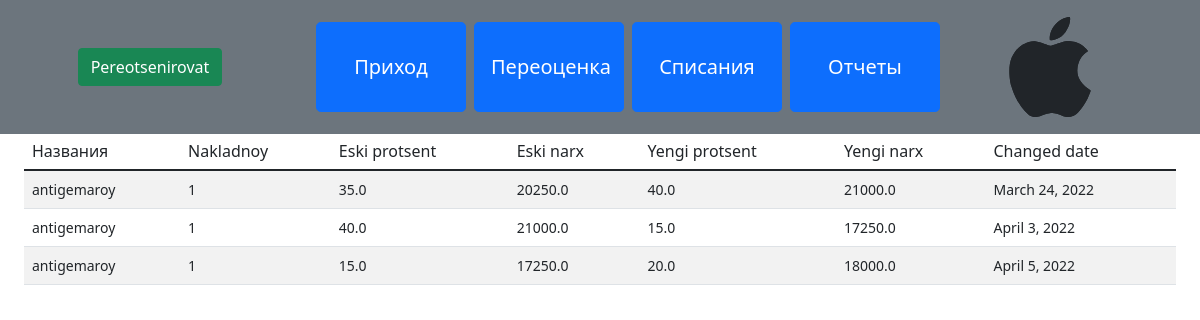
The app's page /pereotsenka/ with its own data.
### dorilar/models.py (models this page shows, shortened)
class Pereotsenka(models.Model):
    tovar_id = models.BigIntegerField()
    eski_protsent = models.FloatField()
    eski_narx = models.FloatField()
    yengi_foiz = models.FloatField()
    yengi_narx = models.FloatField()
    changed_time = models.DateField(auto_now_add=True)

class Tovar(models.Model):
    shtrixKod = models.BigIntegerField()
    name = models.CharField(max_length=200)
    tip_tovara = models.ForeignKey(TipTovara, on_delete=models.CASCADE)
    shtukPachke = models.IntegerField()

### dorilar/views.py (the view)
# urls.py: path('pereotsenka/', pereotsenka, name='pereotsenka'),
def pereotsenka(request):
    if request.method == "GET":
        obj = []
        pereotsen = Pereotsenka.objects.all()
        for elem in pereotsen:
            obj.append({
                'name': str(Nakladnoy.objects.get(id=elem.tovar_id).tovar.name),
                'naklad': int(Nakladnoy.objects.get(id=elem.tovar_id).nakladnoy.nakladnoy_nom),
                'changes': elem
            })
        return render(
            request,
            'pereotsenka/pereotsenka.html',
            {
                "pereotsenki": obj
            }
        )

### dorilar/templates/pereotsenka/pereotsenka.html (shortened to what this page needs)
{% extends 'base.html' %}
{% load static %}
{% block btns %}
    <div class="col-3 py-5 d-flex justify-content-center">
        <button type="button" class="btn btn-success" data-toggle="modal" data-target="#pereotsenka">Pereotsenirovat</button>
    </div>
{% endblock btns %}
{% block main %}
    <div class="container-fluid bg-silver">
        <table class="table table-striped table-hover">
            <thead class="border-bottom font-weight-bold">
                <tr class="h6">
                    <td>Названия</td>
                    <td>Nakladnoy</td>
                    <td>Eski protsent</td>
                    <td>Eski narx</td>
                    <td>Yengi protsent</td>
                    <td>Yengi narx</td>
                    <td>Changed date</td>
                </tr>
            </thead>
            <tbody>
                {% for elem in pereotsenki %}
                    <tr class="small">
                        <td>{{ elem.name }}</td>
                        <td>{{ elem.naklad }}</td>
                        <td>{{ elem.changes.eski_protsent }}</td>
                        <td>{{ elem.changes.eski_narx }}</td>
                        <td>{{ elem.changes.yengi_foiz }}</td>
                        <td>{{ elem.changes.yengi_narx }}</td>
                        <td>{{ elem.changes.changed_time }}</td>
                    </tr>
                {% endfor %}
            </tbody>
        </table>
    </div>
{% endblock main %}

### records on screen
Pereotsenka: name "antigemaroy", naklad "1", changes.eski_protsent "35.0", changes.eski_narx "20250.0", changes.yengi_foiz "40.0", changes.yengi_narx "21000.0", changes.changed_time "March 24, 2022"
Pereotsenka: name "antigemaroy", naklad "1", changes.eski_protsent "40.0", changes.eski_narx "21000.0", changes.yengi_foiz "15.0", changes.yengi_narx "17250.0", changes.changed_time "April 3, 2022"
Pereotsenka: name "antigemaroy", naklad "1", changes.eski_protsent "15.0", changes.eski_narx "17250.0", changes.yengi_foiz "20.0", changes.yengi_narx "18000.0", changes.changed_time "April 5, 2022"
